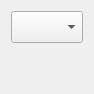
<?xml version="1.0" encoding="UTF-8"?>
<ui version="4.0">
 <class>ScannerSelector</class>
 <widget class="QWidget" name="ScannerSelector">
  <property name="geometry">
   <rect>
    <x>0</x>
    <y>0</y>
    <width>312</width>
    <height>244</height>
   </rect>
  </property>
  <property name="sizePolicy">
   <sizepolicy hsizetype="MinimumExpanding" vsizetype="MinimumExpanding">
    <horstretch>0</horstretch>
    <verstretch>0</verstretch>
   </sizepolicy>
  </property>
  <property name="windowTitle">
   <string>Form</string>
  </property>
  <layout class="QVBoxLayout" name="verticalLayout">
   <property name="sizeConstraint">
    <enum>QLayout::SetFixedSize</enum>
   </property>
   <item>
    <layout class="QVBoxLayout" name="verticalLayout_Scanner">
     <item>
      <widget class="QComboBox" name="comboBox">
       <property name="sizePolicy">
        <sizepolicy hsizetype="MinimumExpanding" vsizetype="Fixed">
         <horstretch>0</horstretch>
         <verstretch>0</verstretch>
        </sizepolicy>
       </property>
       <property name="minimumSize">
        <size>
         <width>0</width>
         <height>32</height>
        </size>
       </property>
       <property name="sizeAdjustPolicy">
        <enum>QComboBox::AdjustToContents</enum>
       </property>
      </widget>
     </item>
    </layout>
   </item>
   <item>
    <spacer name="verticalSpacer">
     <property name="orientation">
      <enum>Qt::Vertical</enum>
     </property>
     <property name="sizeHint" stdset="0">
      <size>
       <width>20</width>
       <height>40</height>
      </size>
     </property>
    </spacer>
   </item>
  </layout>
 </widget>
 <resources/>
 <connections/>
</ui>
